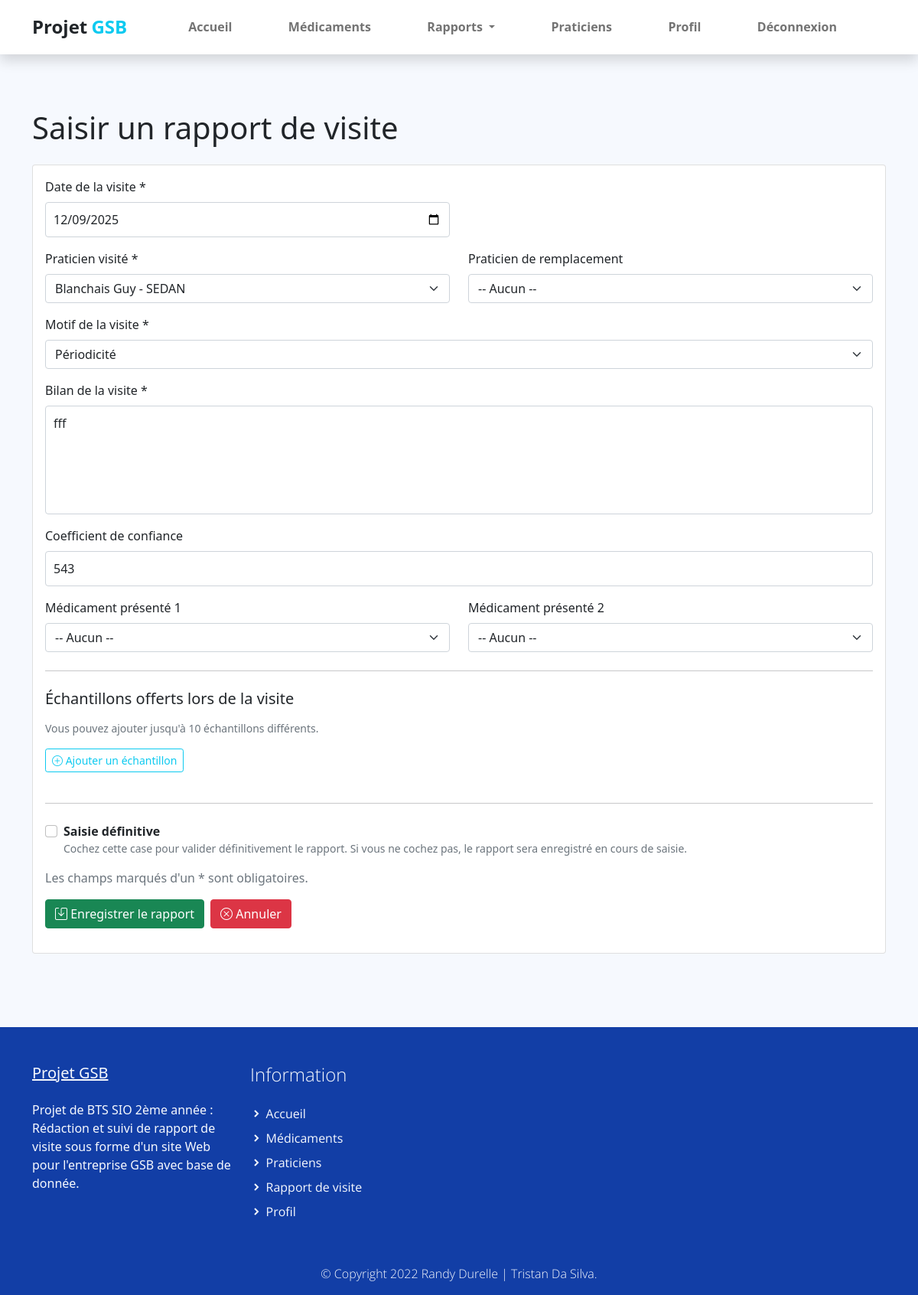
/index.php?uc=rapports&action=modifier&num=5 (signed in), run on the app's committed database.
### tables this page shows
CREATE TABLE IF NOT EXISTS `rapport_visite` (
  `VIS_MATRICULE` varchar(10) NOT NULL,
  `RAP_NUM` int(11) NOT NULL,
  `RAP_DATEVISITE` date DEFAULT NULL,
  `RAP_BILAN` varchar(255) DEFAULT NULL,
  `RAP_MOTIF` varchar(50) DEFAULT NULL,
  `ETAT_CODE` int(11) DEFAULT NULL,
  `MED_DEPOTLEGAL1` varchar(10) DEFAULT NULL,
  `MED_DEPOTLEGAL2` varchar(10) DEFAULT NULL,
  `MOT_CODE` int(11) DEFAULT NULL,
  `PRA_NUM` int(11) NOT NULL,
  `PRA_NUM_REMPLACANT` int(11) DEFAULT NULL,
  PRIMARY KEY (`VIS_MATRICULE`,`RAP_NUM`),
  KEY `rapport_visite_praticien_remp_FK` (`PRA_NUM`),
  KEY `rapport_visite_motif_FK` (`MOT_CODE`),
  KEY `rapport_visite_etat_FK` (`ETAT_CODE`),
  KEY `rapport_visite_medicament1_FK` (`MED_DEPOTLEGAL1`),
  KEY `rapport_visite_medicament2_FK` (`MED_DEPOTLEGAL2`)
);

CREATE TABLE IF NOT EXISTS `praticien` (
  `PRA_NUM` int(11) NOT NULL,
  `PRA_PRENOM` varchar(30) DEFAULT NULL,
  `PRA_NOM` varchar(30) DEFAULT NULL,
  `PRA_ADRESSE` varchar(50) DEFAULT NULL,
  `PRA_CP` varchar(5) DEFAULT NULL,
  `PRA_VILLE` varchar(25) DEFAULT NULL,
  `PRA_COEFNOTORIETE` float DEFAULT NULL,
  `PRA_COEFCONFIANCE` float DEFAULT NULL,
  `TYP_CODE` varchar(3) NOT NULL,
  PRIMARY KEY (`PRA_NUM`),
  KEY `praticien_type_praticien0_FK` (`TYP_CODE`)
);

CREATE TABLE IF NOT EXISTS `motif_visite` (
  `MOT_CODE` int(11) NOT NULL,
  `MOT_LIBELLE` varchar(50) NOT NULL,
  PRIMARY KEY (`MOT_CODE`)
);

### modele/rapport.modele.inc.php (called while the page is built, shortened)
<?php
function getTousPraticiens()
{
    try {
        $pdo = connexionPDO();
        $sql = 'SELECT PRA_NUM, PRA_NOM, PRA_PRENOM, PRA_VILLE
                FROM praticien
                ORDER BY PRA_NOM, PRA_PRENOM';
        $res = $pdo->query($sql);
        return $res->fetchAll(PDO::FETCH_ASSOC);
    } catch (PDOException $e) {
        print "Erreur ! : " . $e->getMessage();
        die();
    }
}
function getTousMotifsVisite()
{
    try {
        $pdo = connexionPDO();
        $sql = 'SELECT MOT_CODE, MOT_LIBELLE
                FROM motif_visite
                ORDER BY MOT_CODE';
        $res = $pdo->query($sql);
        return $res->fetchAll(PDO::FETCH_ASSOC);
    } catch (PDOException $e) {
        print "Erreur ! : " . $e->getMessage();
        die();
    }
}
function getRapportVisite($matricule, $numRapport)
{
    try {
        $pdo = connexionPDO();
        $sql = 'SELECT r.*, p.PRA_NOM, p.PRA_PRENOM, p.PRA_COEFCONFIANCE,
                       m.MOT_LIBELLE, e.ETAT_LIBELLE,
                       med1.MED_NOMCOMMERCIAL as MED1_NOM,
                       med2.MED_NOMCOMMERCIAL as MED2_NOM,
                       p_remp.PRA_NOM as PRA_REMP_NOM,
                       p_remp.PRA_PRENOM as PRA_REMP_PRENOM
                FROM rapport_visite r
                INNER JOIN praticien p ON r.PRA_NUM = p.PRA_NUM
                LEFT JOIN praticien p_remp ON r.PRA_NUM_REMPLACANT = p_remp.PRA_NUM
                LEFT JOIN motif_visite m ON r.MOT_CODE = m.MOT_CODE
                LEFT JOIN etat e ON r.ETAT_CODE = e.ETAT_CODE
                LEFT JOIN medicament med1 ON r.MED_DEPOTLEGAL1 = med1.MED_DEPOTLEGAL
                LEFT JOIN medicament med2 ON r.MED_DEPOTLEGAL2 = med2.MED_DEPOTLEGAL
                WHERE r.VIS_MATRICULE = :matricule AND r.RAP_NUM = :num';
        $stmt = $pdo->prepare($sql);
        $stmt->bindValue(':matricule', $matricule, PDO::PARAM_STR);
        $stmt->bindValue(':num', $numRapport, PDO::PARAM_INT);
        $stmt->execute();
        return $stmt->fetch(PDO::FETCH_ASSOC);
    } catch (PDOException $e) {
        print "Erreur ! : " . $e->getMessage();
        die();
    }
}

### vues/v_saisirRapport.php (the view, shortened to what this page needs)
<section class="py-5">
<div class="container mt-4 mb-5">
    <h1 class="mb-4">Saisir un rapport de visite</h1>
    <div class="card">
        <div class="card-body">
            <form method="post" action="index.php?uc=rapports&action=enregistrer" id="formRapport">
                <div class="row mb-3">
                    <div class="col-md-6">
                        <label for="RAP_DATEVISITE" class="form-label">Date de la visite *</label>
                        <input type="date" name="RAP_DATEVISITE" id="RAP_DATEVISITE" class="form-control"
                               value="<?= htmlspecialchars($rapport['RAP_DATEVISITE'] ?? '') ?>"
                               max="<?= date('Y-m-d') ?>" required>
                    </div>
                </div>
                <div class="row mb-3">
                    <div class="col-md-6">
                        <label for="PRA_NUM" class="form-label">Praticien visité *</label>
                        <select name="PRA_NUM" id="PRA_NUM" class="form-select" required>
                            <?php foreach ($listePraticiens as $p) : ?>
                                <option value="<?= htmlspecialchars($p['PRA_NUM']) ?>"
                                    <?php if (!empty($rapport['PRA_NUM']) && $rapport['PRA_NUM'] == $p['PRA_NUM']) echo 'selected'; ?>>
                                    <?= htmlspecialchars($p['PRA_NOM'] . ' ' . $p['PRA_PRENOM'] . ' - ' . $p['PRA_VILLE']) ?>
                                </option>
                            <?php endforeach; ?>
                        </select>
                    </div>
                    <div class="col-md-6">
                        <label for="PRA_NUM_REMPLACANT" class="form-label">Praticien de remplacement</label>
                        <select name="PRA_NUM_REMPLACANT" id="PRA_NUM_REMPLACANT" class="form-select">
                            <option value="">-- Aucun --</option>
                        </select>
                    </div>
                </div>
                <div class="mb-3">
                    <label for="MOT_CODE" class="form-label">Motif de la visite *</label>
                    <select name="MOT_CODE" id="MOT_CODE" class="form-select" required>
                        <?php foreach ($listeMotifs as $m) : ?>
                            <option value="<?= htmlspecialchars($m['MOT_CODE']) ?>"
                                <?php if (!empty($rapport['MOT_CODE']) && $rapport['MOT_CODE'] == $m['MOT_CODE']) echo 'selected'; ?>>
                                <?= htmlspecialchars($m['MOT_LIBELLE']) ?>
                            </option>
                        <?php endforeach; ?>
                    </select>
                </div>
                <div class="mb-3">
                    <label for="RAP_BILAN" class="form-label">Bilan de la visite *</label>
                    <textarea name="RAP_BILAN" id="RAP_BILAN" class="form-control" rows="5"
                              maxlength="255" required><?= htmlspecialchars($rapport['RAP_BILAN'] ?? '') ?></textarea>
                </div>
                <div class="mb-3">
                    <label for="PRA_COEFCONFIANCE" class="form-label">Coefficient de confiance</label>
                    <input type="number" name="PRA_COEFCONFIANCE" id="PRA_COEFCONFIANCE"
                           class="form-control"
                           min="0" max="1000" step="0.01"
                           placeholder="Coefficient"
                           value="<?= htmlspecialchars($rapport['PRA_COEFCONFIANCE'] ?? '') ?>">
                </div>
                <div class="row mb-3">
                    <div class="col-md-6">
                        <label for="MED_DEPOTLEGAL1" class="form-label">Médicament présenté 1</label>
                        <select name="MED_DEPOTLEGAL1" id="MED_DEPOTLEGAL1" class="form-select">
                            <option value="">-- Aucun --</option>
                        </select>
                    </div>
                    <div class="col-md-6">
                        <label for="MED_DEPOTLEGAL2" class="form-label">Médicament présenté 2</label>
                        <select name="MED_DEPOTLEGAL2" id="MED_DEPOTLEGAL2" class="form-select">
                            <option value="">-- Aucun --</option>
                        </select>
                    </div>
                </div>
                <hr class="my-4">
                <h3 class="h5 mb-3">Échantillons offerts lors de la visite</h3>
                <p class="text-muted small">Vous pouvez ajouter jusqu'à 10 échantillons différents.</p>
                <button type="button" id="btnAjouterEchantillon" class="btn btn-sm btn-outline-info mb-3">
                    <i class="bi bi-plus-circle"></i> Ajouter un échantillon
                </button>
                <hr class="my-4">
                <div class="mb-3">
                    <div class="form-check">
                        <input type="checkbox" name="saisie_definitive" id="saisie_definitive"
                               class="form-check-input" value="1"
                               <?php if (!empty($rapport['saisie_definitive'])) echo 'checked'; ?>>
                        <label for="saisie_definitive" class="form-check-label">
                            <strong>Saisie définitive</strong>
                            <small class="d-block text-muted">
                                Cochez cette case pour valider définitivement le rapport.
                                Si vous ne cochez pas, le rapport sera enregistré en cours de saisie.
                            </small>
                        </label>
                    </div>
                </div>
                <p class="text-muted">Les champs marqués d'un * sont obligatoires.</p>
                <div class="d-flex gap-2">
                    <button type="submit" class="btn btn-success text-white">
                        <i class="bi bi-save"></i> Enregistrer le rapport
                    </button>
                    <a href="index.php?uc=accueil" class="btn btn-danger text-white">
                        <i class="bi bi-x-circle"></i> Annuler
                    </a>
                </div>
            </form>
        </div>
    </div>
    </div>
</section>

### assets/css/gsb.css (style rules this page uses)
p, a { font-weight: 400; }

### assets/css/custom.css (style rules this page uses)
body, html { height: 100%; margin: 0; padding: 0; }
body { background: #f6f9fe !important; width: 100%; position: relative; display: table; }
.form-control { position: relative; font-size: 16px; height: auto; padding: 10px; }
textarea { resize: none; width: 100%; margin-bottom: 15px; height: 80px; }

### data on the page
rapport_visite: RAP_DATEVISITE "12/09/2025", PRA_NUM "Blanchais Guy - SEDAN", MOT_CODE "Périodicité", RAP_BILAN "fff", PRA_COEFCONFIANCE "543"
